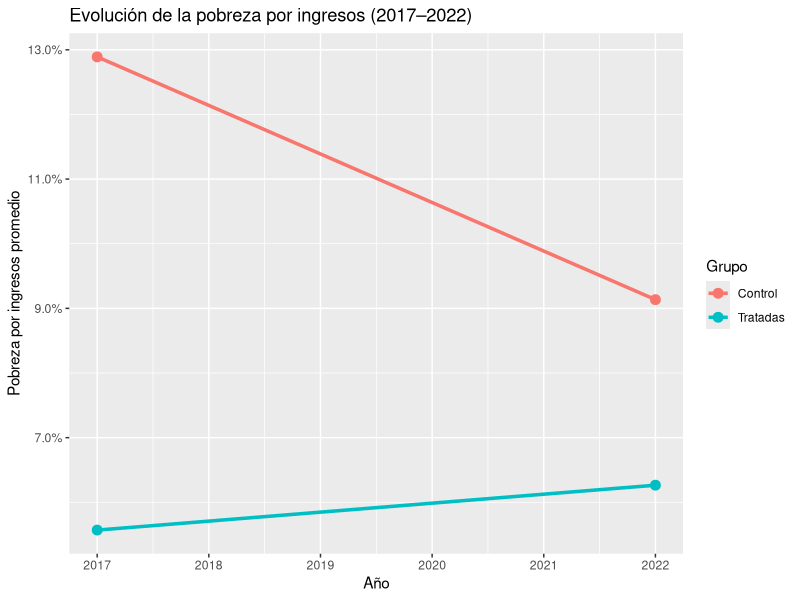
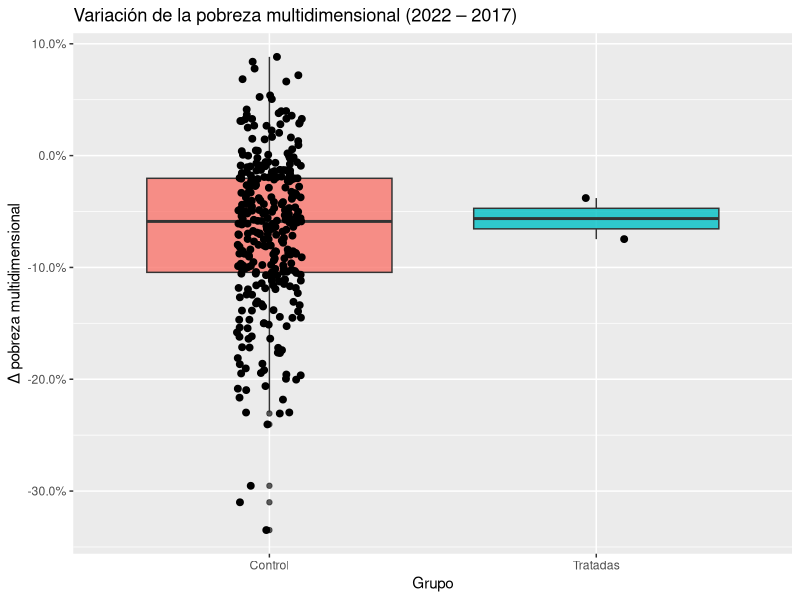
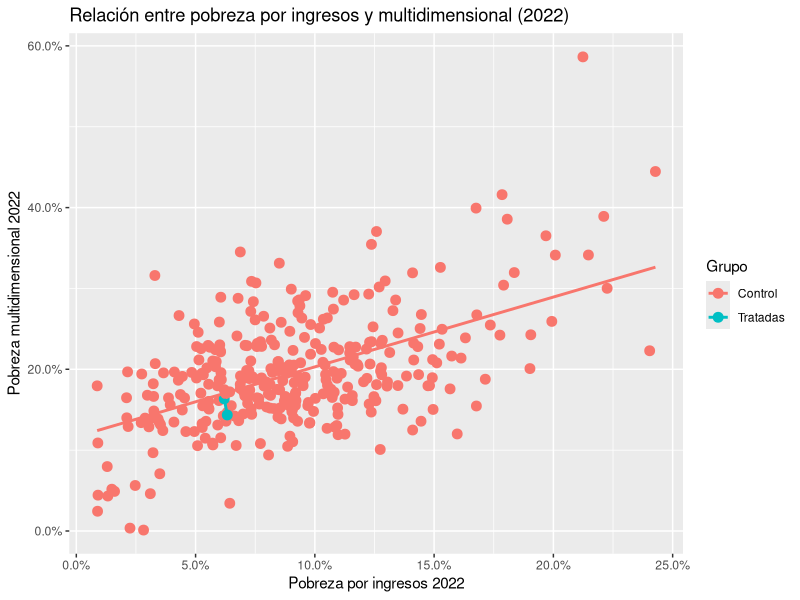

Reproduce these figures in R, in order.
## ---- chunk 1
library(tidyverse)
library(lubridate)

# Leer datos
datos <- read_csv("data/raw/poverty_panel_2017_2022.csv")

# Definir tratamiento
comunas_tratadas <- c("Chile Chico", "Cochrane")
datos <- datos %>%
  mutate(tratamiento = if_else(`Nombre comuna` %in% comunas_tratadas, "Tratadas", "Control"),
         delta_ing = p_ing_2022 - p_ing_2017,
         delta_multi = p_multi_2022 - p_multi_2017)

# Mostrar un resumen
glimpse(datos)
## ---- chunk 2
datos_long <- datos %>%
  select(`Nombre comuna`, tratamiento, p_ing_2017, p_ing_2022) %>%
  pivot_longer(cols = starts_with("p_ing"), names_to = "anio", values_to = "pobreza_ingresos") %>%
  mutate(anio = recode(anio, p_ing_2017 = 2017, p_ing_2022 = 2022))

datos_resumen <- datos_long %>%
  group_by(tratamiento, anio) %>%
  summarise(promedio = mean(pobreza_ingresos, na.rm = TRUE), .groups = "drop")

ggplot(datos_resumen, aes(x = anio, y = promedio, color = tratamiento)) +
  geom_line(size = 1.2) +
  geom_point(size = 3) +
  scale_y_continuous(labels = scales::percent_format(accuracy = 0.1)) +
  labs(title = "Evolución de la pobreza por ingresos (2017–2022)",
       x = "Año", y = "Pobreza por ingresos promedio",
       color = "Grupo")
## ---- chunk 3
ggplot(datos, aes(x = tratamiento, y = delta_multi, fill = tratamiento)) +
  geom_boxplot(alpha = 0.8) +
  geom_jitter(width = 0.1, size = 2, color = "black") +
  scale_y_continuous(labels = scales::percent_format(accuracy = 0.1)) +
  labs(title = "Variación de la pobreza multidimensional (2022 – 2017)",
       x = "Grupo", y = "Δ pobreza multidimensional") +
  guides(fill = "none")
## ---- chunk 4
ggplot(datos, aes(x = p_ing_2022, y = p_multi_2022, color = tratamiento)) +
  geom_point(size = 3) +
  geom_smooth(method = "lm", se = FALSE) +
  scale_x_continuous(labels = scales::percent_format(accuracy = 0.1)) +
  scale_y_continuous(labels = scales::percent_format(accuracy = 0.1)) +
  labs(title = "Relación entre pobreza por ingresos y multidimensional (2022)",
       x = "Pobreza por ingresos 2022", y = "Pobreza multidimensional 2022",
       color = "Grupo")
